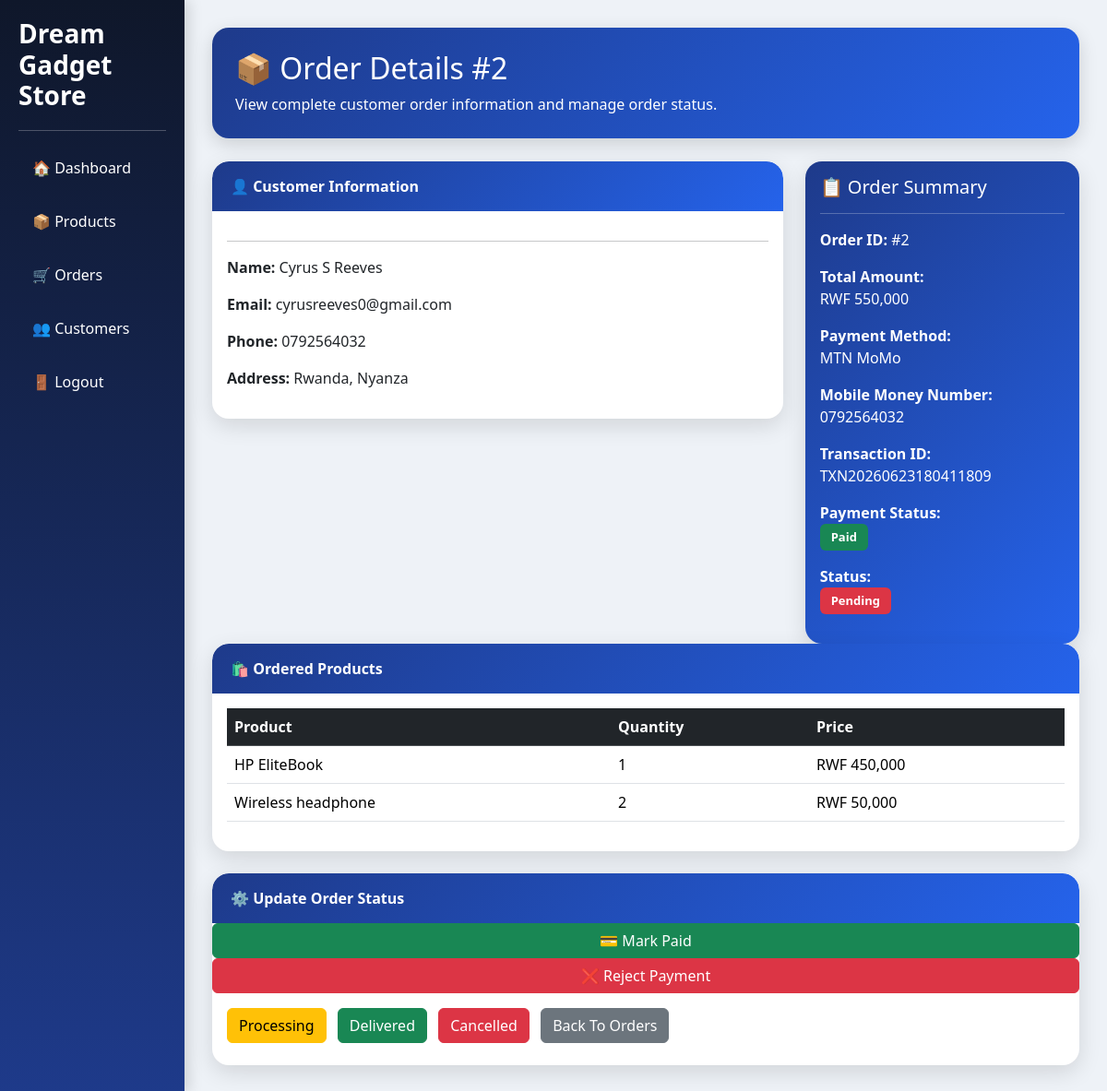
Screenshot of /admin/view_order.php?id=2 (signed in) with the database file from the repository.
### tables this page shows
CREATE TABLE `orders` (
  `id` int(11) NOT NULL,
  `customer_id` int(11) DEFAULT NULL,
  `total_amount` decimal(10,2) DEFAULT NULL,
  `order_status` varchar(50) DEFAULT 'Pending',
  `order_date` timestamp NOT NULL DEFAULT current_timestamp(),
  `status` varchar(50) DEFAULT 'Pending',
  `user_id` int(11) DEFAULT NULL,
  `payment_method` varchar(50) DEFAULT NULL,
  `payment_phone` varchar(20) DEFAULT NULL,
  `transaction_id` varchar(100) DEFAULT NULL,
  `payment_status` varchar(30) DEFAULT 'Pending Verification'
);

CREATE TABLE `customers` (
  `id` int(11) NOT NULL,
  `full_name` varchar(255) DEFAULT NULL,
  `email` varchar(255) DEFAULT NULL,
  `phone` varchar(50) DEFAULT NULL,
  `address` text DEFAULT NULL,
  `created_at` timestamp NOT NULL DEFAULT current_timestamp()
);

CREATE TABLE `order_items` (
  `id` int(11) NOT NULL,
  `order_id` int(11) DEFAULT NULL,
  `product_id` int(11) DEFAULT NULL,
  `quantity` int(11) DEFAULT NULL,
  `price` decimal(10,2) DEFAULT NULL
);

CREATE TABLE `products` (
  `id` int(11) NOT NULL,
  `category_id` int(11) DEFAULT NULL,
  `product_name` varchar(255) NOT NULL,
  `description` text DEFAULT NULL,
  `price` decimal(10,2) DEFAULT NULL,
  `image` varchar(255) DEFAULT NULL,
  `stock` int(11) DEFAULT 0,
  `created_at` timestamp NOT NULL DEFAULT current_timestamp()
);

### admin/view_order.php (the view, shortened to what this page needs)
<?php
include("../config/db.php");
$id = $_GET['id'];
$order = mysqli_fetch_assoc(mysqli_query($conn,"
SELECT orders.*,
customers.full_name,
customers.email,
customers.phone,
customers.address
FROM orders
INNER JOIN customers
ON orders.customer_id = customers.id
WHERE orders.id='$id'
"));
$items = mysqli_query($conn,"
SELECT order_items.*,
products.product_name
FROM order_items
INNER JOIN products
ON order_items.product_id = products.id
WHERE order_items.order_id='$id'
");
?>
<!DOCTYPE html>
<html>
<head>
<link href="https://cdn.jsdelivr.net/npm/bootstrap@5.3.3/dist/css/bootstrap.min.css" rel="stylesheet">
</head>
<body>
<div class="container-fluid">
<div class="row">
<div class="col-md-2 sidebar">
<h3>Dream Gadget Store</h3>
<hr>
<a href="dashboard.php">🏠 Dashboard</a>
<a href="products.php">📦 Products</a>
<a href="orders.php">🛒 Orders</a>
<a href="customers.php">👥 Customers</a>
<a href="logout.php">🚪 Logout</a>
</div>
<div class="col-md-10 content">
<div class="welcome-box">
<h2>📦 Order Details #<?php echo $id; ?></h2>
<p class="mb-0">
View complete customer order information and manage order status.
</p>
</div>
<div class="row">
<div class="col-md-8">
<div class="card card-box mb-4">
<div class="card-header-custom">
👤 Customer Information
</div>
<div class="card-body">
<hr>
<p>
<strong>Name:</strong>
<?php echo $order['full_name']; ?>
</p>
<p>
<strong>Email:</strong>
<?php echo $order['email']; ?>
</p>
<p>
<strong>Phone:</strong>
<?php echo $order['phone']; ?>
</p>
<p>
<strong>Address:</strong>
<?php echo $order['address']; ?>
</p>
</div>
</div>
</div>
<div class="col-md-4">
<div class="card card-box summary-card">
<div class="card-body">
<h5>📋 Order Summary</h5>
<hr>
<p>
<strong>Order ID:</strong>
#<?php echo $id; ?>
</p>
<p>
<strong>Total Amount:</strong><br>
RWF <?php echo number_format($order['total_amount']); ?>
</p>
<p>
<strong>Payment Method:</strong><br>
<?php echo $order['payment_method']; ?>
</p>
<p>
<strong>Mobile Money Number:</strong><br>
<?php echo $order['payment_phone']; ?>
</p>
<p>
<strong>Transaction ID:</strong><br>
<?php echo $order['transaction_id']; ?>
</p>
<p>
<strong>Payment Status:</strong><br>
<?php
if($order['payment_status'] == 'Pending Verification')
{
    echo '<span class="badge bg-warning text-dark">Pending Verification</span>';
}
elseif($order['payment_status'] == 'Paid')
{
    echo '<span class="badge bg-success">Paid</span>';
}
else
{
    echo '<span class="badge bg-danger">Rejected</span>';
}
?>
</p>
<p>
<strong>Status:</strong><br>
<?php
if($order['status'] == 'Pending')
{
    echo '<span class="badge bg-danger">Pending</span>';
}
elseif($order['status'] == 'Processing')
{
    echo '<span class="badge bg-warning text-dark">Processing</span>';
}
elseif($order['status'] == 'Delivered')
{
    echo '<span class="badge bg-success">Delivered</span>';
}
else
{
    echo '<span class="badge bg-secondary">'.$order['status'].'</span>';
}
?>
</p>
</div>
</div>
</div>
</div>
<div class="card card-box mb-4">
<div class="card-header-custom">
🛍 Ordered Products
</div>
<div class="card-body">
<div class="table-responsive">
<table class="table table-hover">
<thead class="table-dark">
<tr>
<th>Product</th>
<th>Quantity</th>
<th>Price</th>
</tr>
</thead>
<tbody>
<?php while($item=mysqli_fetch_assoc($items)){ ?>
<tr>
<td><?php echo $item['product_name']; ?></td>
<td><?php echo $item['quantity']; ?></td>
<td>
RWF <?php echo number_format($item['price']); ?>
</td>
</tr>
<?php } ?>
</tbody>
</table>
</div>
</div>
</div>
<div class="card card-box">
<div class="card-header-custom">
⚙ Update Order Status
</div>
<a href="update_payment_status.php?id=<?php echo $id; ?>&status=Paid"
class="btn btn-success">
💳 Mark Paid
</a>
<a href="update_payment_status.php?id=<?php echo $id; ?>&status=Rejected"
class="btn btn-danger">
❌ Reject Payment
</a>
<div class="card-body action-btns">
<a href="update_order_status.php?id=<?php echo $id; ?>&status=Processing"
class="btn btn-warning">
Processing </a>
<a href="update_order_status.php?id=<?php echo $id; ?>&status=Delivered"
class="btn btn-success">
Delivered </a>
<a href="update_order_status.php?id=<?php echo $id; ?>&status=Cancelled"
class="btn btn-danger">
Cancelled </a>
<a href="orders.php"
class="btn btn-secondary">
Back To Orders </a>
</div>
</div>
</div>
</div>
</div>
</body>
</html>

### admin/view_order.php (style rules this page uses)
body { background:#eef2f7; }
.sidebar { min-height:100vh; background:linear-gradient(180deg,#0f172a,#1e3a8a); color:white; padding:20px; box-shadow:4px 0 15px rgba(0,0,0,0.15); }
.sidebar h3 { font-weight:700; margin-bottom:20px; }
.sidebar a { color:white; text-decoration:none; display:block; padding:12px 15px; margin-bottom:10px; border-radius:10px; transition:0.3s; }
.content { padding:30px; }
.welcome-box { background:linear-gradient(135deg,#1e3a8a,#2563eb); color:white; padding:25px; border-radius:18px; margin-bottom:25px; box-shadow:0 6px 20px rgba(0,0,0,0.15); }
.card-box { border:none; border-radius:18px; overflow:hidden; background:white; box-shadow:0 8px 25px rgba(0,0,0,0.12); }
.card-header-custom { background:linear-gradient(135deg,#1e3a8a,#2563eb); color:white; padding:15px 20px; font-weight:600; border-radius:18px 18px 0 0; }
.table-dark { background:#0f172a; }
.badge { padding:8px 12px; font-size:13px; }
.summary-card { background:linear-gradient(135deg,#1e3a8a,#2563eb); color:white; }
.action-btns .btn { margin-right:8px; margin-bottom:8px; }

### rows the page displays
orders: customer.full_name "Cyrus S Reeves", customer.email "cyrusreeves0@gmail.com", customer.phone "0792564032", customer.address "Rwanda, Nyanza", total_amount "550,000", payment_method "MTN MoMo", payment_phone "0792564032", transaction "TXN20260623180411809"
order_items: product.product_name "HP EliteBook", quantity "1", price "450,000"
order_items: product.product_name "Wireless headphone", quantity "2", price "50,000"

### other values shown
$id "2"
